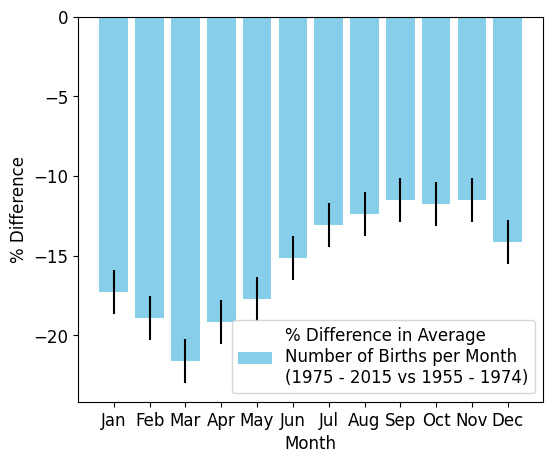
#> input picture data/examples/hearn-whitmore-2026/figure-1b.png, 553 x 463 px; its folder holds 6 pictures in this run
$ python make_pdf_example.py
#> lines starting #> are read from the running program, lines starting #| are printed output that depends on the picture
#!/usr/bin/env python3
"""Make data/examples/hearn-whitmore-2026/practice-pages.pdf: two pages laid out as a scanned paper would be, with
Figures 1b and 3c of the examples on them, for the walkthrough "A figure in a PDF".

The pages are pictures (as the pages of a scan are), at 200 dots per inch, with a little grey in the paper, and the
second turned by 0.7 degrees, as a page on a scanner often is. The text on them is ours: it says what the pages are
for, not what the paper says.

Run:  python3 build/make_pdf_example.py      (needs Pillow, and the DejaVu fonts if they are there)
"""
import os

from PIL import Image, ImageDraw, ImageFilter, ImageFont

HERE = os.path.dirname(os.path.abspath(__file__))
EX = os.path.join(os.path.dirname(HERE), "data", "examples", "hearn-whitmore-2026")
DPI = 200
W, H = int(8.27 * DPI), int(11.69 * DPI)  # A4


def font(name, size):
#> called with name = 'DejaVuSerif.ttf', size = 30
    for d in ("/usr/share/fonts/truetype/dejavu", "/usr/share/fonts/dejavu", "/Library/Fonts"):
        p = os.path.join(d, name)
        if os.path.exists(p):
            return ImageFont.truetype(p, size)
    return ImageFont.load_default()


SERIF = font("DejaVuSerif.ttf", 30)
BOLD = font("DejaVuSerif-Bold.ttf", 40)
SMALL = font("DejaVuSerif.ttf", 26)
ITALIC = font("DejaVuSerif-Italic.ttf", 26)


def paragraph(draw, text, x, y, width, f, gap=10):
    words, line = text.split(), ""
    for w in words:
        trial = (line + " " + w).strip()
        if draw.textlength(trial, font=f) > width and line:
            draw.text((x, y), line, font=f, fill=(30, 30, 30))
            y += f.size + gap
            line = w
        else:
            line = trial
    if line:
        draw.text((x, y), line, font=f, fill=(30, 30, 30))
        y += f.size + gap
    return y


def page(title, paras, figure, caption, number):
#> called with figure = 'figure-1b.png', number = 1
    img = Image.new("RGB", (W, H), (250, 249, 245))
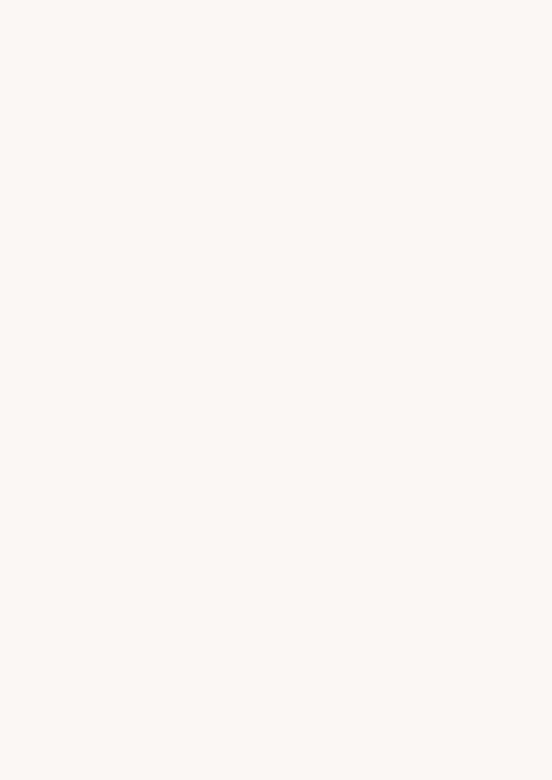
#> img: PIL image 1654x2338 RGB (shown at 1/3 size); mean R, G, B 250, 249, 245
    d = ImageDraw.Draw(img)
    m = int(0.9 * DPI)
    y = m
    if title:
        y = paragraph(d, title, m, y, W - 2 * m, BOLD, 14) + 30
#> y = 318
    for p in paras[:1]:
        y = paragraph(d, p, m, y, W - 2 * m, SERIF) + 24
#> this loop made 1 pass
#> y on pass 1: 502
#> after the loop, y = 502
    fig = Image.open(os.path.join(EX, figure)).convert("RGB")
    # (the figure as printed: no wider than the text, centred)
    scale = min(1.0, (W - 2 * m) / fig.width)
#> scale = 1
    fig = fig.resize((int(fig.width * scale), int(fig.height * scale)), Image.LANCZOS)
    img.paste(fig, ((W - fig.width) // 2, y))
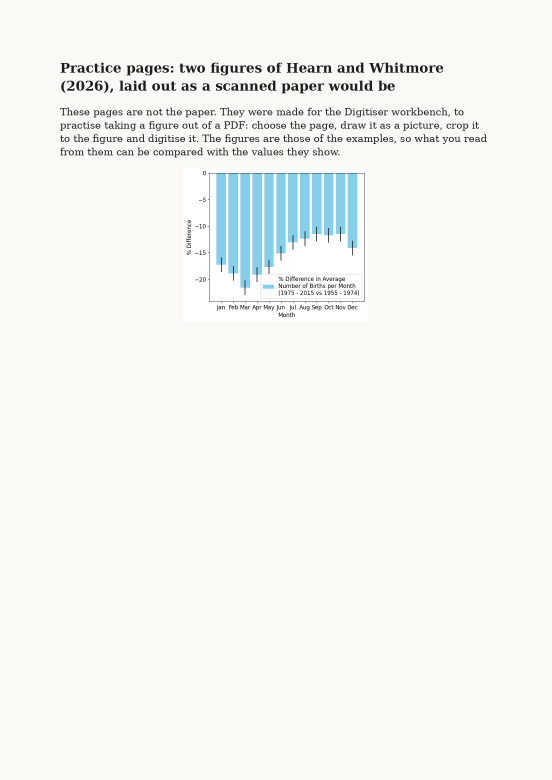
#> img: PIL image 1654x2338 RGB (shown at 1/3 size); mean R, G, B 244.5, 245.1, 242
    y += fig.height + 20
#> y = 985
    y = paragraph(d, caption, m, y, W - 2 * m, ITALIC) + 30
#> y = 1051
    for p in paras[1:]:
        y = paragraph(d, p, m, y, W - 2 * m, SERIF) + 24
#> this loop made 1 pass
#> y on pass 1: 1195
#> after the loop, y = 1195
    d.text((W // 2, H - m // 2), str(number), font=SMALL, fill=(60, 60, 60), anchor="mm")
    return img


def main():
    p1 = page(
        "Practice pages: two figures of Hearn and Whitmore (2026), laid out as a scanned paper would be",
        [
            "These pages are not the paper. They were made for the Digitiser workbench, to practise taking a figure "
            "out of a PDF: choose the page, draw it as a picture, crop it to the figure and digitise it. The figures "
            "are those of the examples, so what you read from them can be compared with the values they show.",
            "Each bar is the difference in the average number of births in one month, 1975-2015 against "
            "1955-1974, in per cent; the error bars are one bootstrap standard error. The values are in "
            "figure-1b.known.csv, beside the figure, among the examples.",
        ],
        "figure-1b.png",
        "Figure 1b. The percentage difference in average monthly births, 1975-2015 against 1955-1974.",
        1,
    )
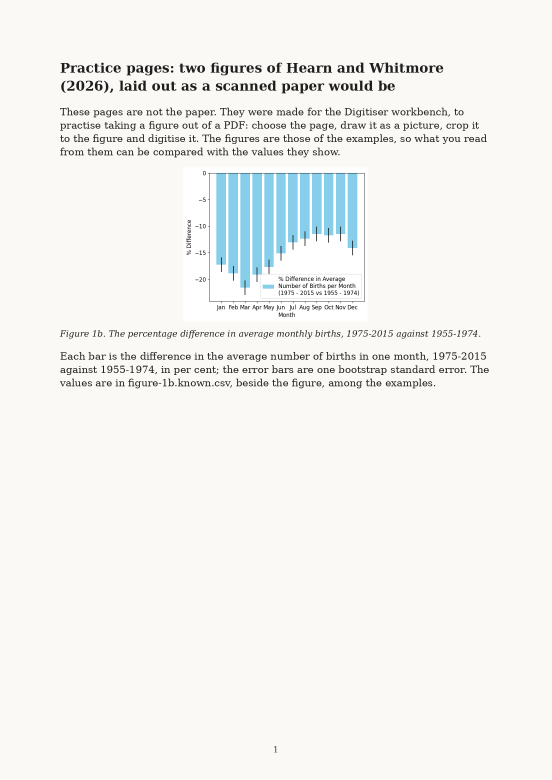
#> p1: PIL image 1654x2338 RGB (shown at 1/3 size); mean R, G, B 243, 243.6, 240.5
    p2 = page(
        "",
        [
            "On this page the figure is a forest plot: a dot for each ten-year window, at the circular standard "
            "deviation of the peak phase of its births, with grey confidence intervals. The page was put on the "
            "scanner a little askew, as pages often are, so straighten the picture before you digitise it.",
            "The values are in figure-3c.known.csv, beside the figure, among the examples.",
        ],
        "figure-3c.png",
        "Figure 3c. The circular standard deviation of the peak phase, for each ten-year window.",
        2,
    )
#> call 2 of page, with title = '', figure = 'figure-3c.png', number = 2
#> the loop in page (call 2), `for p in paras[:1]:` made 1 pass
#> y on pass 1: 364
#> after the loop in page (call 2), `for p in paras[:1]:`: y = 364
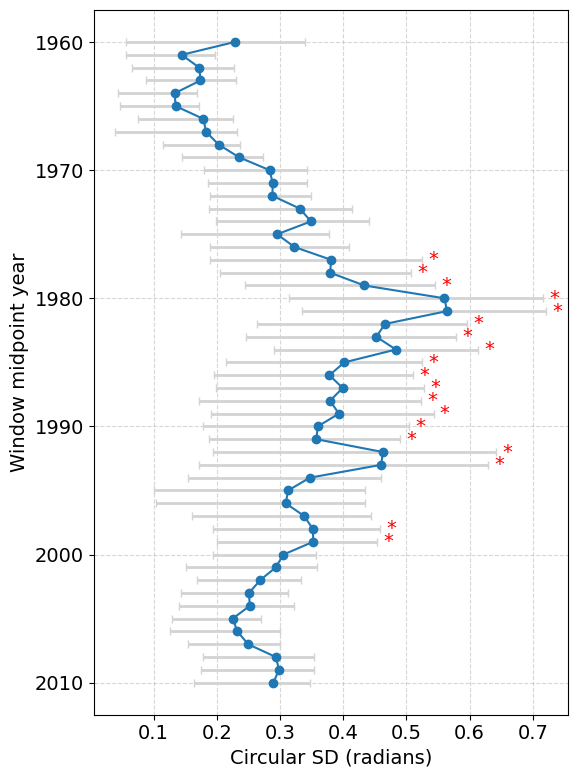
#> input picture data/examples/hearn-whitmore-2026/figure-3c.png, 577 x 778 px
#> in page (call 2), `img.paste(fig, ((W - fig.width) // 2, y))`:
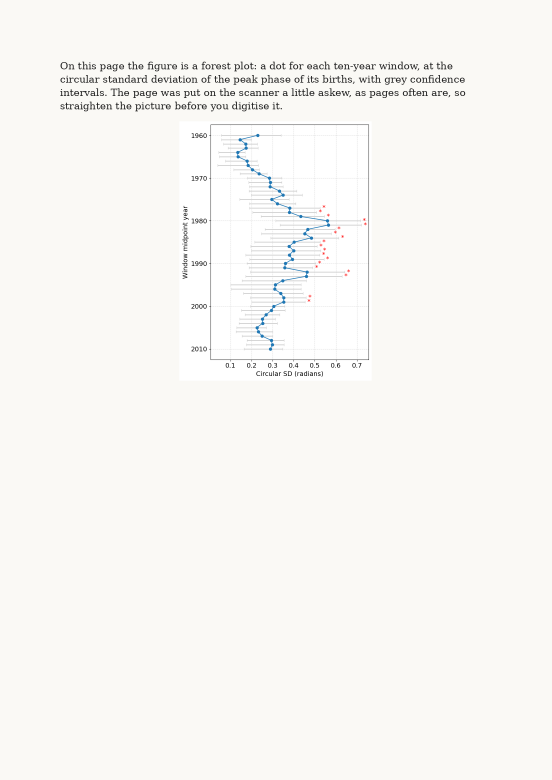
#> img: PIL image 1654x2338 RGB (shown at 1/3 size); mean R, G, B 248.2, 247.4, 244
#> in page (call 2), `y += fig.height + 20`: y = 1162
#> in page (call 2), `y = paragraph(d, caption, m, y, W - 2 * m, ITALIC) + 30`: y = 1228
#> the loop in page (call 2), `for p in paras[1:]:` made 1 pass
#> y on pass 1: 1292
#> after the loop in page (call 2), `for p in paras[1:]:`: y = 1292
    # the second page a little askew, and both slightly soft, as a scan is
    p2 = p2.rotate(0.7, resample=Image.BICUBIC, expand=False, fillcolor=(250, 249, 245))
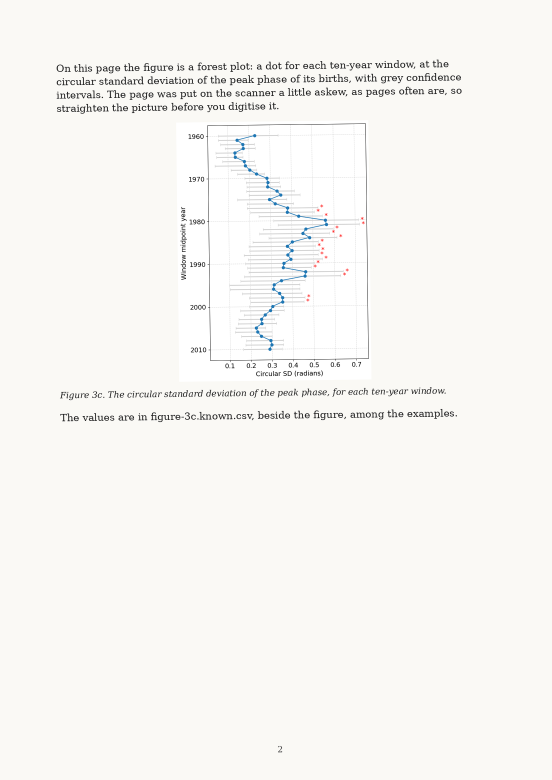
#> p2: PIL image 1654x2338 RGB (shown at 1/3 size); mean R, G, B 247.4, 246.6, 243.2
    pages = [p.filter(ImageFilter.GaussianBlur(0.4)) for p in (p1, p2)]
#> pages = 2 items
    out = os.path.join(EX, "practice-pages.pdf")
    pages[0].save(out, "PDF", resolution=DPI, save_all=True, append_images=pages[1:], quality=88)
    print(out, os.path.getsize(out) // 1024, "KB")


if __name__ == "__main__":
    main()
